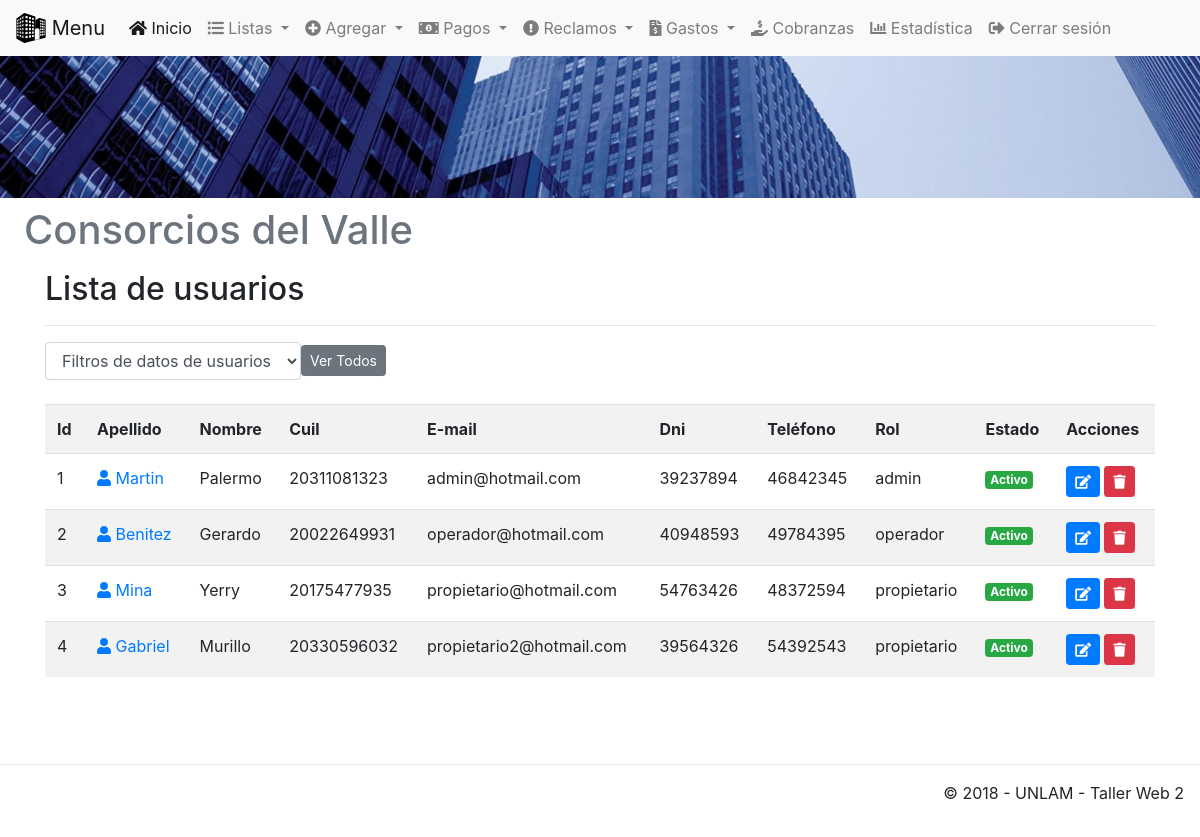
/app/view/listaUsuario.php (signed in), run on an earlier commit of the app's database.
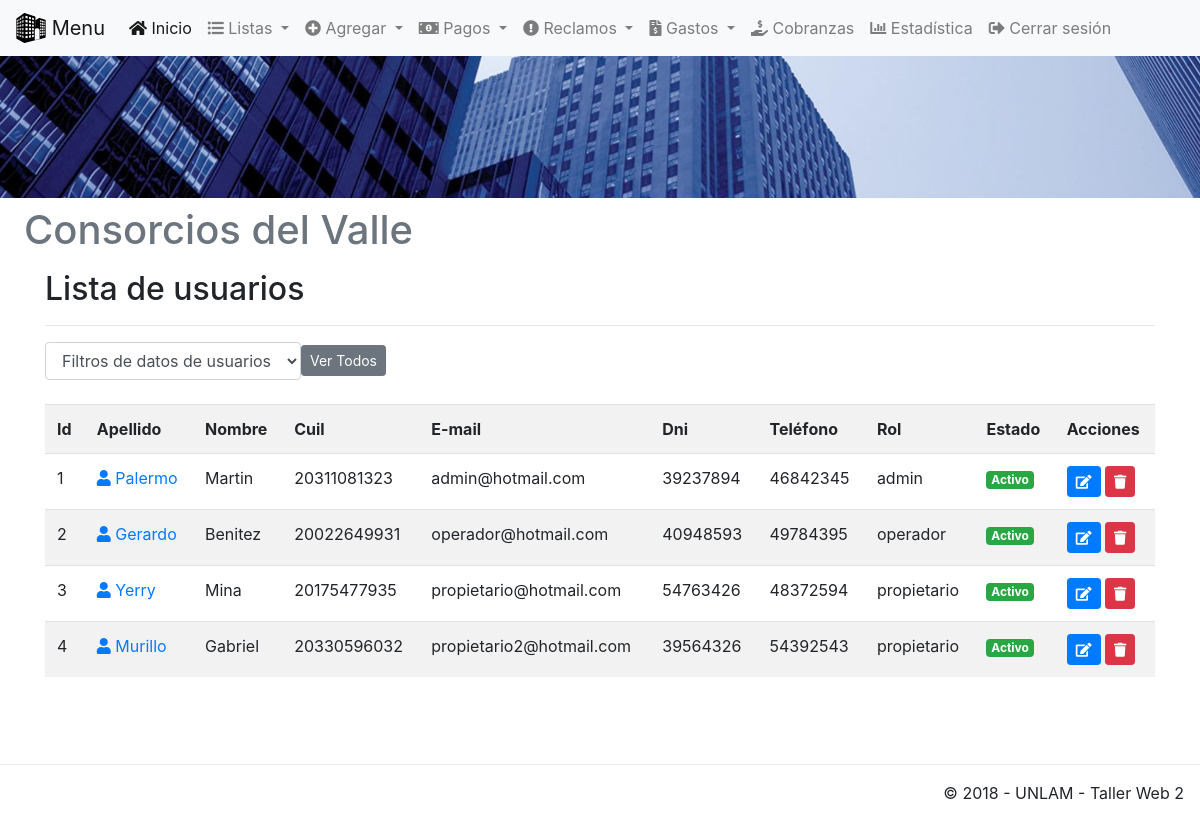
And on a later commit of the database.
### tables this page shows
CREATE TABLE `usuarios` (
  `idUsuarios` int(11) UNSIGNED NOT NULL,
  `nombre` varchar(50) NOT NULL,
  `apellido` varchar(50) NOT NULL,
  `cuil` bigint(11) UNSIGNED NOT NULL,
  `email` varchar(50) NOT NULL,
  `dni` int(8) UNSIGNED NOT NULL,
  `telefono` int(11) UNSIGNED NOT NULL,
  `estado` varchar(50) NOT NULL,
  `idRol` int(11) UNSIGNED NOT NULL,
  `pass` varchar(50) NOT NULL,
  `primeraVez` tinyint(1) UNSIGNED NOT NULL
);

CREATE TABLE `roles` (
  `idRoles` int(11) UNSIGNED NOT NULL,
  `descripcion` varchar(50) NOT NULL
);

### app/view/listaUsuario.php (the view, shortened to what this page needs)
<!DOCTYPE html>
<html lang="es">
<?php include('template/head.php'); ?>
    <body>
    <?php
        include('template/nav.php');
        include('template/header.php'); ?>
        <div class="container">
		<div class="content">
			<h2>Lista de usuarios</h2>
			<hr />
			<form class="form-inline" method="get">
				<div class="form-group">
					<select name="filter" class="form-control" onchange="form.submit()">
						<option value="0">Filtros de datos de usuarios</option>
						<?php $filter = (isset($_GET['filter']) ? strtolower($_GET['filter']) : NULL);  ?>
					</select><button href="listaUsuario.php" role="button" aria-pressed="true" class="btn btn-secondary btn-sm">Ver Todos</button>
				</div>
			</form>
			<br />
			<div class="table-responsive">
			<table class="table table-striped table-hover">
				<tr>
					<th>Id</th>
					<th>Apellido</th>
                    <th>Nombre</th>
                    <th>Cuil</th>
                    <th>E-mail</th>
                    <th>Dni</th>
					<th>Teléfono</th>
					<th>Rol</th>
					<th>Estado</th>
                    <th>Acciones</th>
				</tr>
				<?php
				if($filter){
					$sql = mysqli_query($conexion, "SELECT * FROM usuarios JOIN roles ON usuarios.idRol=roles.idRoles WHERE estado='$filter' ORDER BY idUsuarios ASC");
				}else{
					$sql = mysqli_query($conexion, "SELECT * FROM usuarios JOIN roles ON usuarios.idRol=roles.idRoles ORDER BY idUsuarios ASC");
				}
				if(mysqli_num_rows($sql) == 0){
					echo '<tr><td colspan="8">No hay datos.</td></tr>';
				}else{
					while($row = mysqli_fetch_assoc($sql)){
						echo '
						<tr>
							<td>'.$row['idUsuarios'].'</td>
                            <td><a href="perfil.php?nik='.$row['idUsuarios'].'"><span class="fas fa-user" aria-hidden="true"></span> '.$row['apellido'].'</a></td>
                            <td>'.$row['nombre'].'</td>
                            <td>'.$row['cuil'].'</td>
                            <td>'.$row['email'].'</td>
                            <td>'.$row['dni'].'</td>
							<td>'.$row['telefono'].'</td>
                            <td>'.$row['descripcion'].'</td>
							<td>';
							if($row['estado'] == 'Activo'){
								echo '<span class="badge badge-success">Activo</span>';
							}
                            else if ($row['estado'] == 'Inactivo' ){
								echo '<span class="badge badge-danger">Inactivo</span>';
							}
                            else if ($row['estado'] == 'Pendiente' ){
								echo '<span class="badge badge-warning">Pendiente</span>';
							}if(isset($_SESSION['admin'])){
								echo '
							</td>
							<td>
								<a href="abm/editarUsuario.php?nik='.$row['idUsuarios'].'" title="Editar datos" class="btn btn-primary btn-sm"><span class="fas fa-edit" aria-hidden="true"></span></a>
								<a href="listaUsuario.php?aksi=delete&nik='.$row['idUsuarios'].'" title="Eliminar" onclick="return confirm(\'Esta seguro de borrar los datos de: '.$row['apellido'].' '.$row['nombre'].'?\')" class="btn btn-danger btn-sm"><span class="fas fa-trash" aria-hidden="true"></span></a>
							</td>
						</tr>
						';
							}if(isset($_SESSION['operador'])){
								echo '
							</td>
							<td>
								<a href="abm/editarRolyEstado.php?nik='.$row['idUsuarios'].'" title="Editar datos" class="btn btn-primary btn-sm"><span class="fas fa-edit" aria-hidden="true"></span></a>
							</td>
						</tr>
						';
							}
					}
				}
				?>
			</table>
			</div>
		</div>
	</div><center>
    <div class="corte">
    </div>
    <?php include('template/footer.php'); ?>
    </body>
</html>

### app/view/template/head.php (shortened to what this page needs)
<head>
  <link rel="stylesheet" href="/consorcio/public/css/bootstrap.min.css">
  <link rel="stylesheet" href="/consorcio/public/css/bootstrap-grid.min.css">
  <link rel="stylesheet" href="/consorcio/public/css/all.css">
  <link rel="stylesheet" href="/consorcio/public/css/estilos.css">
</head>

### app/view/template/nav.php (shortened to what this page needs)
<nav class="navbar navbar-expand-lg navbar-light bg-light fixed-top">
  <a class="navbar-brand" href="#">
    <img src="/consorcio/public/img/building-icon.svg" width="30" height="30" class="d-inline-block align-top" alt="">
    Menu
  </a>
  <div class="collapse navbar-collapse" id="navbarSupportedContent">
    <ul class="navbar-nav mr-auto">
      <?php
        if(isset($_SESSION['admin'])){ ?>
      <li class="nav-item active">
        <a class="nav-link" href="/consorcio/app/view/homeAdmin.php"><i class="fas fa-home"></i> Inicio <span class="sr-only"></span></a>
      </li>
      <li class="nav-item dropdown">
      <a class="nav-link dropdown-toggle" href="#" id="navbarDropdown" role="button" data-toggle="dropdown" aria-haspopup="true" aria-expanded="false">
        <i class="fas fa-list-ul"></i> Listas
        </a>
      </li>
      <li class="nav-item dropdown">
      <a class="nav-link dropdown-toggle" href="#" id="navbarDropdown" role="button" data-toggle="dropdown" aria-haspopup="true" aria-expanded="false">
        <i class="fas fa-plus-circle"></i> Agregar
        </a>
      </li>
      <li class="nav-item dropdown">
      <a class="nav-link dropdown-toggle" href="#" id="navbarDropdown" role="button" data-toggle="dropdown" aria-haspopup="true" aria-expanded="false">
        <i class="fas fa-money-bill-alt"></i> Pagos
        </a>
      </li>
      <li class="nav-item dropdown">
      <a class="nav-link dropdown-toggle" href="#" id="navbarDropdown" role="button" data-toggle="dropdown" aria-haspopup="true" aria-expanded="false">
        <i class="fas fa-exclamation-circle"></i> Reclamos
        </a>
      </li>
      <li class="nav-item dropdown">
      <a class="nav-link dropdown-toggle" href="#" id="navbarDropdown" role="button" data-toggle="dropdown" aria-haspopup="true" aria-expanded="false">
      <i class="fas fa-file-invoice-dollar"></i> Gastos
        </a>
      </li>
      <li class="nav-item">
        <a class="nav-link" href="/consorcio/app/view/listaExpensas.php"><i class="fas fa-hand-holding-usd"></i> Cobranzas</a>
      </li>
      <li class="nav-item">
        <a class="nav-link" href="/consorcio/app/view/estadistica.php"><i class="fas fa-chart-bar"></i> Estadística</a>
      </li>
      <li class="nav-item">
        <a class="nav-link" href="/consorcio/app/config/CerrarSession.php"><i class="fas fa-sign-out-alt"></i> Cerrar sesión</a>
      </li>
      <?php }?>
    </ul>
  </div>
</nav>

### app/view/template/header.php
<div>
  <img class="d-block w-100" src="/consorcio/public/img/edificioscorto.jpg" alt="First slide">
</div>
<header class="dropdown-header">
  <h1>Consorcios del Valle</h1>
</header>

### app/view/template/footer.php (shortened to what this page needs)
<footer class="fixed-bottom" style="background-color: white;">
    <footer class="modal-footer">
        <p>&copy; 2018 - UNLAM - Taller Web 2</p>
    </footer>
</footer>

### public/css/all.css (style rules this page uses)
.fa,.fab,.fal,.far,.fas { -moz-osx-font-smoothing:grayscale;-webkit-font-smoothing:antialiased;display:inline-block;font-style:normal;font-variant:normal;text-rendering:auto;line-height:1 }
.fa-chart-bar:before { content:"\f080" }
.fa-edit:before { content:"\f044" }
.fa-exclamation-circle:before { content:"\f06a" }
.fa-file-invoice-dollar:before { content:"\f571" }
.fa-hand-holding-usd:before { content:"\f4c0" }
.fa-home:before { content:"\f015" }
.fa-list-ul:before { content:"\f0ca" }
.fa-money-bill-alt:before { content:"\f3d1" }
.fa-plus-circle:before { content:"\f055" }
.fa-sign-out-alt:before { content:"\f2f5" }
.fa-trash:before { content:"\f1f8" }
.fa-user:before { content:"\f007" }
.fa,.far,.fas { font-family:"Font Awesome 5 Free" }
.fa,.fas { font-weight:900 }

### public/css/estilos.css (style rules this page uses)
.corte { width: 100%; clear: both; height: 9rem; }

What changed in the data, as far as the page shows it:
changed usuarios "Palermo": apellido "Martin" → "Palermo"; nombre "Palermo" → "Martin"
changed usuarios "Gerardo": apellido "Benitez" → "Gerardo"; nombre "Gerardo" → "Benitez"
changed usuarios "Yerry": apellido "Mina" → "Yerry"; nombre "Yerry" → "Mina"
changed usuarios "Murillo": apellido "Gabriel" → "Murillo"; nombre "Murillo" → "Gabriel"
